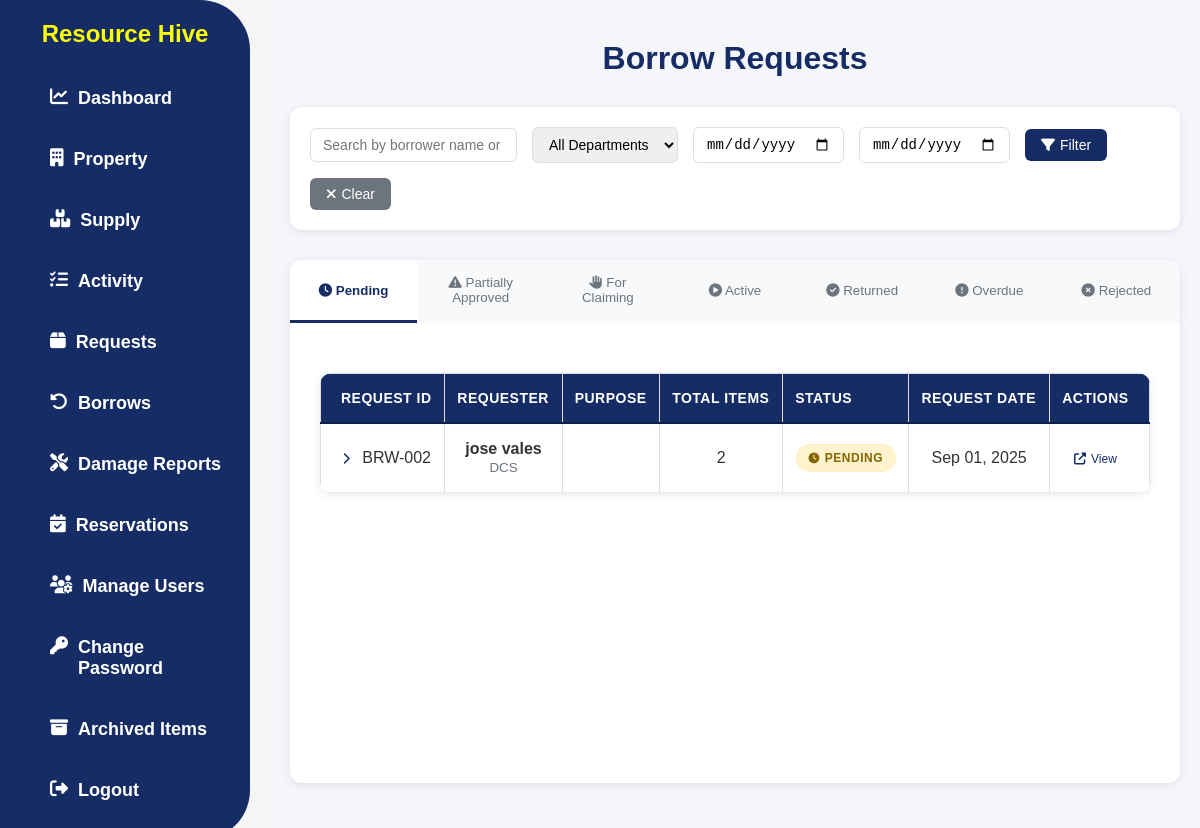
Before: /my-borrow-requests/ (signed in) with the older database file.
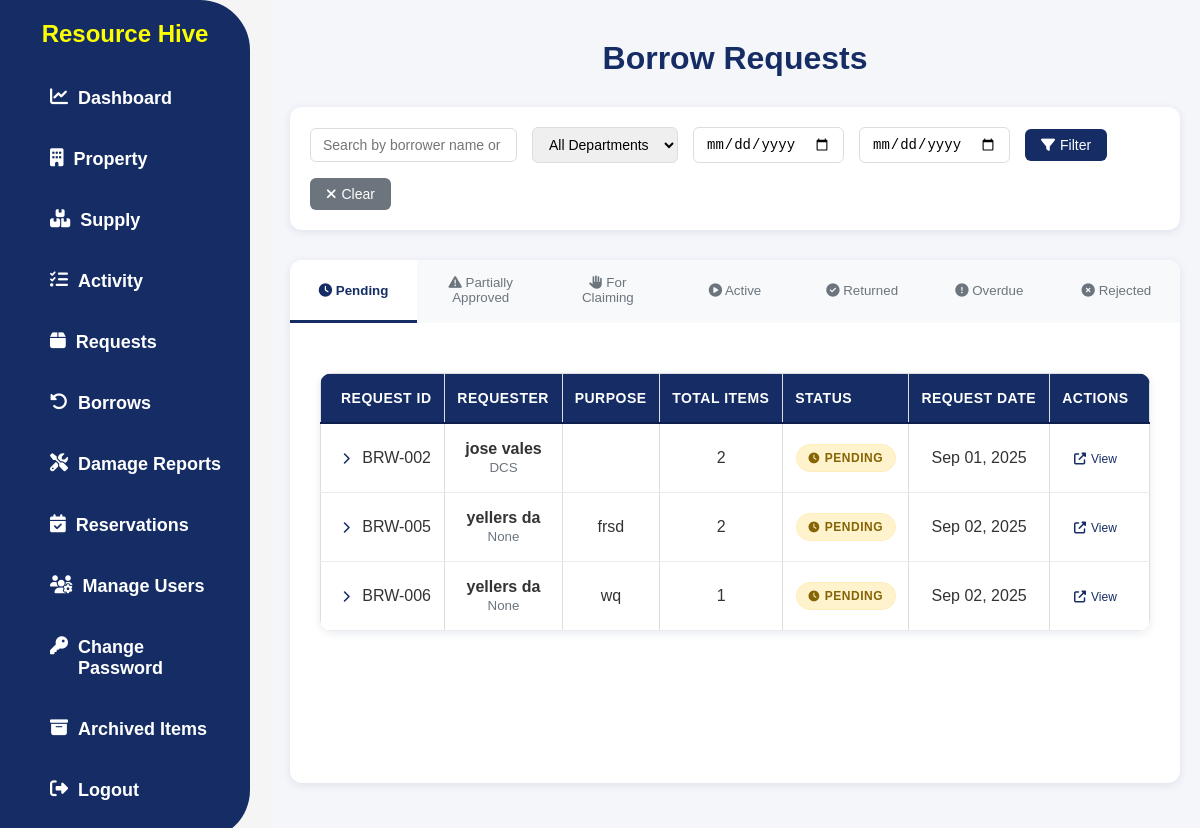
After: the same page with the newer database file.
### app/models.py (models this page shows, shortened)
class BorrowRequestBatch(models.Model):
    STATUS_CHOICES = [
        ('pending', 'Pending'),
        ('approved', 'Approved'),
        ('rejected', 'Rejected'),
        ('partially_approved', 'Partially Approved'),
        ('for_claiming', 'For Claiming'),
        ('active', 'Active'),
        ('returned', 'Returned'),
        ('overdue', 'Overdue'),
        ('completed', 'Completed'),
    ]
    user = models.ForeignKey(User, on_delete=models.CASCADE)
    request_date = models.DateTimeField(auto_now_add=True)
    purpose = models.TextField()
    status = models.CharField(max_length=20, choices=STATUS_CHOICES, default='pending')
    approved_date = models.DateTimeField(null=True, blank=True)
    claimed_date = models.DateTimeField(null=True, blank=True)
    returned_date = models.DateTimeField(null=True, blank=True)
    completed_date = models.DateTimeField(null=True, blank=True)
    claimed_by = models.ForeignKey(User, on_delete=models.SET_NULL, null=True, blank=True, related_name='claimed_borrow_requests')
    remarks = models.TextField(blank=True, null=True)
    class Meta:
        ordering = ['-request_date']
    @property
    def total_items(self):
        return self.items.count()
    @property
    def latest_return_date(self):
        return_dates = [item.return_date for item in self.items.all() if item.return_date]
        return max(return_dates) if return_dates else None
    @classmethod
    def check_overdue_batches(cls):
        today = timezone.now().date()
        active_batches = cls.objects.filter(status='active')
        for batch in active_batches:
            overdue_items = batch.items.filter(
                status='active',
                return_date__lt=today
            )
            if overdue_items.exists():
                batch.status = 'overdue'
                batch.save()
                overdue_items.update(status='overdue')

class UserProfile(models.Model):
    user = models.OneToOneField(User, on_delete=models.CASCADE)
    ROLE_CHOICES = [
        ('ADMIN', 'ADMIN'),
        ('USER', 'USER'),
    ]
    role = models.CharField(max_length=20, choices=ROLE_CHOICES)
    department = models.ForeignKey(Department, on_delete=models.SET_NULL, null=True, blank=True)
    phone = models.CharField(max_length=20, blank=True, null=True)

class Department(models.Model):
    name = models.CharField(max_length=100, unique=True)
    def __str__(self):
        return self.name

### app/views.py (the view, shortened to what this page needs)
# urls.py: path('my-borrow-requests/', UserBorrowRequestBatchListView.as_view(), name='user_borrow_requests'),
class UserBorrowRequestBatchListView(LoginRequiredMixin, ListView):
    model = BorrowRequestBatch
    template_name = 'app/borrow_batch.html'
    context_object_name = 'batch_requests'
    paginate_by = 10
    def get_queryset(self):
        BorrowRequestBatch.check_overdue_batches()
        queryset = BorrowRequestBatch.objects \
            .select_related('user', 'user__userprofile', 'claimed_by') \
            .prefetch_related('items__property') \
            .order_by('request_date')
        if self.request.user.has_perm('app.view_admin_module'):
            return queryset
        else:
            return queryset.filter(user=self.request.user)
    def get_context_data(self, **kwargs):
        context = super().get_context_data(**kwargs)
        current_tab = self.request.GET.get('tab', 'pending')
        search_query = self.request.GET.get('search', '').strip()
        department_filter = self.request.GET.get('department', '')
        date_from = self.request.GET.get('date_from', '')
        date_to = self.request.GET.get('date_to', '')
        base_queryset = BorrowRequestBatch.objects.select_related('user', 'user__userprofile', 'user__userprofile__department').prefetch_related('items__property').order_by('request_date')
        if self.request.user.has_perm('app.view_admin_module'):
            pass  # No additional filtering needed
        else:
            base_queryset = base_queryset.filter(user=self.request.user)
        if department_filter:
            base_queryset = base_queryset.filter(user__userprofile__department__name=department_filter)
        if date_from:
            try:
                date_from_obj = datetime.strptime(date_from, '%Y-%m-%d').date()
                base_queryset = base_queryset.filter(request_date__date__gte=date_from_obj)
            except ValueError:
                pass
        if date_to:
            try:
                date_to_obj = datetime.strptime(date_to, '%Y-%m-%d').date()
                base_queryset = base_queryset.filter(request_date__date__lte=date_to_obj)
            except ValueError:
                pass
        pending_requests = base_queryset.filter(status='pending')
        partially_approved_requests = base_queryset.filter(status='partially_approved')
        for_claiming_requests = base_queryset.filter(status='for_claiming')
        active_requests = base_queryset.filter(status='active')
        returned_requests = base_queryset.filter(status='returned')
        overdue_requests = base_queryset.filter(status='overdue')
        rejected_requests = base_queryset.filter(status='rejected')
        paginator_pending = Paginator(pending_requests, self.paginate_by)
        paginator_partially_approved = Paginator(partially_approved_requests, self.paginate_by)
        paginator_for_claiming = Paginator(for_claiming_requests, self.paginate_by)
        paginator_active = Paginator(active_requests, self.paginate_by)
        paginator_returned = Paginator(returned_requests, self.paginate_by)
        paginator_overdue = Paginator(overdue_requests, self.paginate_by)
        paginator_rejected = Paginator(rejected_requests, self.paginate_by)
        page_pending = self.request.GET.get('pending_page', 1)
        page_partially_approved = self.request.GET.get('partially_approved_page', 1)
        page_for_claiming = self.request.GET.get('for_claiming_page', 1)
        page_active = self.request.GET.get('active_page', 1)
        page_returned = self.request.GET.get('returned_page', 1)
        page_overdue = self.request.GET.get('overdue_page', 1)
        page_rejected = self.request.GET.get('rejected_page', 1)
        context.update({
            'current_tab': current_tab,
            'pending_requests': paginator_pending.get_page(page_pending),
            'partially_approved_requests': paginator_partially_approved.get_page(page_partially_approved),
            'for_claiming_requests': paginator_for_claiming.get_page(page_for_claiming),
            'active_requests': paginator_active.get_page(page_active),
            'returned_requests': paginator_returned.get_page(page_returned),
            'overdue_requests': paginator_overdue.get_page(page_overdue),
            'rejected_requests': paginator_rejected.get_page(page_rejected),
            'search_query': search_query,
            'department_filter': department_filter,
            'date_from': date_from,
            'date_to': date_to,
            'departments': Department.objects.all(),
        })
        return context

### app/templates/app/borrow_batch.html (shortened to what this page needs)
{% load static %}
<!DOCTYPE html>
<html lang="en">
<head>
  <link rel="stylesheet" href="{% static 'css/style.css' %}" />
  <link rel="stylesheet" href="https://cdnjs.cloudflare.com/ajax/libs/font-awesome/6.4.2/css/all.min.css" />
</head>
<body>
  {% include 'app/navbar.html' %}
  <div class="requests-container">
    <h1 class="requests-title">Borrow Requests</h1>
    <div class="search-filter-section">
      <form method="get" class="search-form">
        <input type="text" name="search" placeholder="Search by borrower name or property..." value="{{ search_query }}" class="search-input">
        <select name="department" class="filter-select">
          <option value="">All Departments</option>
        </select>
        <input type="date" name="date_from" placeholder="From Date" value="{{ date_from }}" class="date-input">
        <input type="date" name="date_to" placeholder="To Date" value="{{ date_to }}" class="date-input">
        <button type="submit" class="filter-btn">
          <i class="fas fa-filter"></i> Filter
        </button>
        <a href="{% url 'user_borrow_requests' %}" class="clear-btn">
          <i class="fas fa-times"></i> Clear
        </a>
      </form>
    </div>
    <div class="tab-navigation">
      <button class="tab-button {% if current_tab == 'pending' %}active{% endif %}" data-tab="pending">
        <i class="fas fa-clock"></i> Pending
      </button>
      <button class="tab-button {% if current_tab == 'partially_approved' %}active{% endif %}" data-tab="partially_approved">
        <i class="fas fa-exclamation-triangle"></i> Partially Approved
      </button>
      <button class="tab-button {% if current_tab == 'for_claiming' %}active{% endif %}" data-tab="for_claiming">
        <i class="fas fa-hand-paper"></i> For Claiming
      </button>
      <button class="tab-button {% if current_tab == 'active' %}active{% endif %}" data-tab="active">
        <i class="fas fa-play-circle"></i> Active
      </button>
      <button class="tab-button {% if current_tab == 'returned' %}active{% endif %}" data-tab="returned">
        <i class="fas fa-check-circle"></i> Returned
      </button>
      <button class="tab-button {% if current_tab == 'overdue' %}active{% endif %}" data-tab="overdue">
        <i class="fas fa-exclamation-circle"></i> Overdue
      </button>
      <button class="tab-button {% if current_tab == 'rejected' %}active{% endif %}" data-tab="rejected">
        <i class="fas fa-times-circle"></i> Rejected
      </button>
    </div>
    <div id="pending" class="tab-content {% if current_tab == 'pending' %}active{% endif %}">
      <div class="requests-table">
        <table>
          <thead>
            <tr>
              <th>Request ID</th>
              <th>Requester</th>
              <th>Purpose</th>
              <th>Total Items</th>
              <th>Status</th>
              <th>Request Date</th>
              <th>Actions</th>
            </tr>
          </thead>
          <tbody>
            {% for batch_request in pending_requests %}
            <tr class="expandable-row" data-request-id="{{ batch_request.id }}">
              <td>
                <i class="fas fa-chevron-right expand-icon" id="icon-{{ batch_request.id }}"></i>
                BRW-{{ batch_request.id|stringformat:"03d" }}
              </td>
              <td>
                <strong>
                  {% if batch_request.user.first_name or batch_request.user.last_name %}
                    {{ batch_request.user.first_name }} {{ batch_request.user.last_name }}
                  {% else %}
                    {{ batch_request.user.username }}
                  {% endif %}
                </strong>
                <br>
                <small class="text-muted">{{ batch_request.user.userprofile.department }}</small>
              </td>
              <td>{{ batch_request.purpose|truncatechars:50 }}</td>
              <td>{{ batch_request.total_items }}</td>
              <td>
                <span class="status-badge status-pending">
                  <i class="fas fa-clock"></i> {{ batch_request.get_status_display }}
                </span>
              </td>
              <td>{{ batch_request.request_date|date:"M d, Y" }}</td>
              <td>
                <a href="{% url 'borrow_batch_request_detail' batch_request.id %}" class="detail-link">
                  <i class="fas fa-external-link-alt"></i> View
                </a>
              </td>
            </tr>
            {% empty %}
            <tr>
              <td colspan="7" style="text-align: center; padding: 40px 20px; color: #6c757d; font-style: italic;">
                No pending requests found.
              </td>
            </tr>
            {% endfor %}
          </tbody>
        </table>
      </div>
    </div>
  </div>
</body>
</html>

### app/templates/app/navbar.html (shortened to what this page needs)
<nav class="sidebar">
  <h1>Resource Hive</h1>
  <ul>
    <li>
      <a href="{% url 'dashboard' %}">
        <i class="fas fa-chart-line"></i> Dashboard
      </a>
    </li>
    <li>
      <a href="{% url 'property_list' %}">
        <i class="fas fa-building"></i> Property
      </a>
    </li>
    <li>
      <a href="{% url 'supply_list' %}">
        <i class="fas fa-boxes"></i> Supply
      </a>
    </li>
    <li>
      <a href="{% url 'activity' %}"> <i class="fas fa-tasks"></i> Activity </a>
    </li>
    <li>
      <a href="{% url 'user_supply_requests' %}">
        <i class="fas fa-box"></i> Requests
      </a>
    </li>
    <li>
      <a href="{% url 'user_borrow_requests' %}">
        <i class="fas fa-undo-alt"></i> Borrows
      </a>
    </li>
    <li>
      <a href="{% url 'user_damage_reports' %}">
        <i class="fas fa-tools"></i> Damage Reports
      </a>
    </li>
    <li>
      <a href="{% url 'user_reservations' %}">
        <i class="fas fa-calendar-check"></i> Reservations
      </a>
    </li>
    <li>
      <a href="{% url 'manage_users' %}">
        <i class="fas fa-users-cog"></i> Manage Users
      </a>
    </li>
    <li>
      <a href="{% url 'password_change' %}">
        <i class="fas fa-key"></i> Change Password
      </a>
    </li>
    <li>
      <a href="{% url 'archived_items' %}">
        <i class="fas fa-archive"></i> Archived Items
      </a>
    </li>
    <li class="logout-button">
      <a
        href="#"
        onclick="event.preventDefault(); if (confirm('Are you sure you want to log out?')) { document.getElementById('logout-form').submit(); }"
      >
        <i class="fas fa-sign-out-alt"></i> Logout
      </a>
    </li>
  </ul>
</nav>

### static/css/style.css (style rules this page uses)
body { font-family: Arial, sans-serif; margin: 0; padding: 0; background-color: whitesmoke; }
h1 { text-align: center; margin-top: 20px; color: #fbff00; }
.sidebar { width: 250px; height: 100%; background-color: #152d64; border-top-right-radius: 50px; border-bottom-right-radius: 50px; position: fixed; top: 0; left: 0; }
.sidebar ul { list-style-type: none; padding: 0; }
.sidebar ul li { padding: 20px; display: flex; justify-content: left; height: 100%; padding-left: 50px; }
.sidebar ul li a { color: white; text-decoration: none; font-size: 18px; display: flex; gap: 10px; font-weight: bold; }
table { width: 100%; border-collapse: collapse; background: white; box-shadow: 2px 2px 10px rgba(0, 0, 0, 0.1); }
th, td { padding: 8px 12px; text-align: center; border: 1px solid #ddd; }
th { background-color: #152d64; color: white; font-weight: bold; }
td { color: #333; }
span { font-weight: bolder; }
.filter-btn { background-color: #152d64; color: white; border: none; padding: 10px 20px; border-radius: 6px; cursor: pointer; font-size: 14px; transition: background-color 0.3s ease; }
.status-badge { padding: 4px 8px; border-radius: 15px; font-size: 0.85em; font-weight: 500; text-transform: capitalize; display: inline-flex; align-items: center; gap: 4px; min-width: fit-content; text-align: center; white-space: nowrap; }
.status-badge i { font-size: 0.9em; }
.status-pending { background-color: #fff3cd; color: #856404; border: 1px solid #ffeeba; }

Changed rows visible on the page:
added BorrowRequestBatch: id "005", user.first_name "yellers", user.last_name "da", user.userprofile.department "None", purpose "frsd", total_items "2", status "PENDING", request_date "Sep 02, 2025"
added BorrowRequestBatch: id "006", user.first_name "yellers", user.last_name "da", user.userprofile.department "None", purpose "wq", total_items "1", status "PENDING", request_date "Sep 02, 2025"
